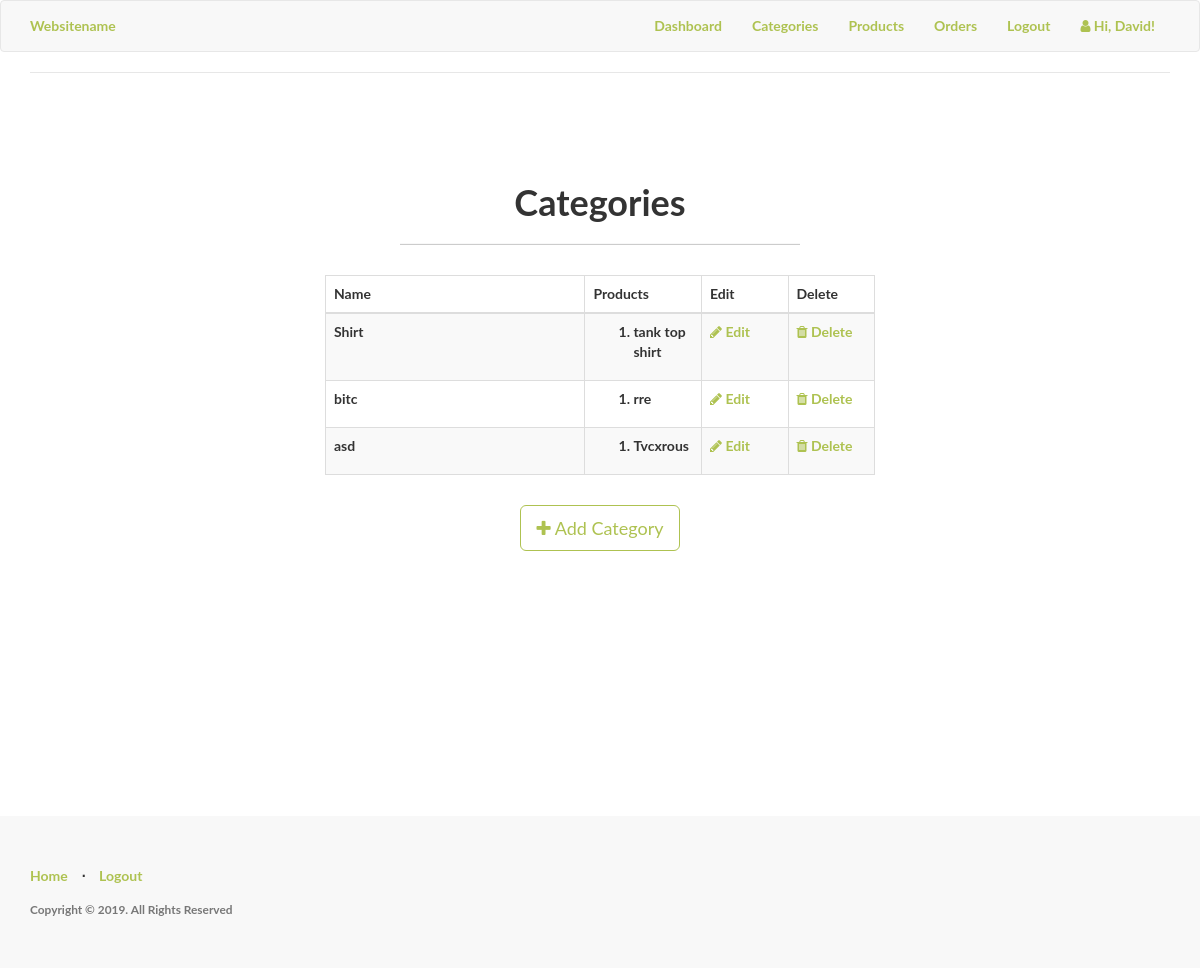
Page /admin/categories (signed in) on the committed database.
### app/models.py (models this page shows, shortened)
class User(UserMixin, db.Model):
	__tablename__="user"
	id = db.Column(db.Integer, primary_key=True)
	firstname = db.Column(db.String(24), index=True)
	lastname = db.Column(db.String(24), index=True)
	email = db.Column(db.String(50), index=True, unique=True)
	password_hash = db.Column(db.String)
	phonenumber = db.Column(db.String(18), index=True, unique=True)
	is_admin = db.Column(db.Boolean, default = False)
	order = db.relationship('Order', backref='my_orders')
	kart = db.relationship('Kart', uselist=False, backref='user_kart')
	shipping_info = db.relationship('ShippingInfo', backref='role',lazy='dynamic')

class Categories(db.Model):
	id = db.Column(db.Integer, primary_key=True)
	category_name  = db.Column(db.String(20), index = True)
	product = db.relationship('Products', backref='products_categories')

class Products(db.Model):
	__tablename__ = 'product'
	id = db.Column(db.Integer, primary_key=True)
	product_name = db.Column(db.String(100), index=True)
	product_price = db.Column(db.Integer, index=True)
	product_image = db.Column(db.String(120),index=True)
	product_description = db.Column(db.String(200), index=True)
	product_stock = db.Column(db.Integer, index = True)
	categories_id = db.Column(db.Integer, db.ForeignKey('categories.id'))
	kart_id = db.Column(db.Integer, db.ForeignKey('kart.id'))
	variation = db.relationship('ProductVariations', backref='product_variation')
	'''
		foreign key for product.id
		test this weda its one order several products or several orders, serveral products
		using many to many for now
		#many many rel with order
	'''
	order = db.relationship("Order", secondary = association_table)

### app/admin/routes.py (the view)
@admin.route('/categories', methods = ['GET','POST'])
@login_required
def list_categories():
	check_admin()
	categories = Categories.query.all()
	return render_template('admin/categories/categories.html', title = "Product Categories",
		categories = categories)

### app/admin/routes.py (called while the page is built)
def check_admin():
	if not current_user.is_admin:
		abort(403)

### app/models.py (called while the page is built)
@login_manager.user_loader
def load_user(id):
    return User.query.get(int(id))

### app/templates/admin/categories/categories.html (shortened to what this page needs)
{% import "bootstrap/utils.html" as utils %}
{% extends "header.html" %}
{% block body %}
<div class="content-section">
  <div class="outer">
    <div class="middle">
      <div class="inner">
        <br/>
        <br/>
        <h1 style="text-align:center;">Categories</h1>
        {% if categories %}
          <hr class="intro-divider">
          <div class="center">
            <table class="table table-striped table-bordered">
              <thead>
                <tr>
                  <th width="45%"> Name </th>
                  <th width="15%"> Products</th>
                  <th width="15%"> Edit </th>
                  <th width="15%"> Delete </th>
                </tr>
              </thead>
              <tbody>
              {% for category in categories %}
                <tr>
                  <td> {{ category.category_name }} </td>
                    {% if category.product == [] %}
                    <td>
                      0
                    </td>
                    {% else %}
                  <td>
                      <ol>
                        {% for name in category.product %}
                          <li>
                            {{ name.product_name }}
                          </li>
                          {% endfor %}
                        </ol>
                  </td>
                  {% endif %}
                  <td>
                    <a href="{{ url_for('admin.edit_category', id=category.id) }}">
                      <i class="fa fa-pencil"></i> Edit
                    </a>
                  </td>
                  <td>
                    <a href="{{ url_for('admin.delete_category', id=category.id) }}">
                      <i class="fa fa-trash"></i> Delete
                    </a>
                  </td>
                </tr>
              {% endfor %}
              </tbody>
            </table>
          </div>
          <div style="text-align: center">
        {% else %}
          <div style="text-align: center">
            <h3> No categories have been added. </h3>
            <hr class="intro-divider">
        {% endif %}
          <a href="{{ url_for('admin.add_category') }}" class="btn btn-default btn-lg">
            <i class="fa fa-plus"></i>
            Add Category
          </a>
        </div>
      </div>
    </div>
  </div>
</div>
{% endblock %}

### app/templates/header.html (shortened to what this page needs)
<!DOCTYPE html>
<html lang="en">
<head>
    <link href="https://maxcdn.bootstrapcdn.com/bootstrap/3.3.7/css/bootstrap.min.css" rel="stylesheet">
	<link href="https://maxcdn.bootstrapcdn.com/font-awesome/4.7.0/css/font-awesome.min.css" rel="stylesheet">
    <link href="{{ url_for('static', filename='css/style.css') }}" rel="stylesheet">
</head>
<body>
<header>
    <nav class="navbar navbar-default navbar topnav" role="navigation">
        <div class="container topnav">
          <div class="navbar-header">
              <a class="navbar-brand topnav" href="{{ url_for('home.homepage') }}">Websitename</a>
          </div>
          <div class="collapse navbar-collapse" id="bs-example-navbar-collapse-1">
            <ul class="nav navbar-nav navbar-right">
                {% if current_user.is_authenticated %}
                  {% if current_user.is_admin %}
                    <li><a href="{{ url_for('home.admin_dashboard') }}">Dashboard</a></li>
                    <li><a href="{{ url_for('admin.list_categories') }}">Categories</a></li>
                    <li><a href="{{ url_for('admin.list_products') }}">Products</a></li>
                    <li><a href="#">Orders</a></li>
                  {% else %}
                    <li><a href="{{ url_for('users.cart') }}">Cart</a></li>
                  {% endif %}
                  <li><a href="{{ url_for('auth.logout') }}">Logout</a></li>
                  <li><a><i class="fa fa-user"></i>  Hi, {{ current_user.firstname }}!</a></li>
                {% else %}
                  <li><a href="{{ url_for('home.homepage') }}">Home</a></li>
                  <li><a href="{{ url_for('auth.register') }}">Register</a></li>
                  <li><a href="{{ url_for('auth.login') }}">Login</a></li>
                  <li><a href="{{ url_for('users.cart') }}">Cart</a></li>
                {% endif %}
            </ul>
          </div>
        </div>
    </nav>
</header>
    <div class="wrapper container">
      {% block body %}
      {% endblock %}
      <div class="push"></div>
    </div>
    <footer>
        <div class="container">
            <div class="row">
                <div class="col-lg-12">
                    <ul class="list-inline">
					    <li><a href="{{ url_for('home.homepage') }}">Home</a></li>
					    <li class="footer-menu-divider">⋅</li>
					    {% if current_user.is_authenticated %}
					      <li><a href="{{ url_for('auth.logout') }}">Logout</a></li>
					    {% else %}
					      <li><a href="{{ url_for('auth.register') }}">Register</a></li>
					      <li class="footer-menu-divider">⋅</li>
					      <li><a href="{{ url_for('auth.login') }}">Login</a></li>
					    {% endif %}
					</ul>
                    <p class="copyright text-muted small">Copyright © 2019. All Rights Reserved</p>
                </div>
            </div>
        </div>
    </footer>
</body>
</html>

### app/static/css/style.css (style rules this page uses)
body, html { width: 100%; height: 100%; }
body, h1, h2, h3 { font-family: "Lato", "Helvetica Neue", Helvetica, Arial, sans-serif; font-weight: 700; }
a, .navbar-default .navbar-brand, .navbar-default .navbar-nav>li>a { color: #aec251; }
footer { padding: 50px 0; background-color: #f8f8f8; }
p.copyright { margin: 15px 0 0; }
.btn-default { border-color: #aec251; color: #aec251; }
.center { margin: auto; width: 50%; padding: 10px; }
.content-section { padding: 50px 0; border-top: 1px solid #e7e7e7; }
.footer, .push { clear: both; height: 4em; }
.intro-divider { width: 400px; border-top: 1px solid #f8f8f8; border-bottom: 1px solid rgba(0,0,0,0.2); }
.topnav { font-size: 14px; }
.wrapper { min-height: 100%; height: auto !important; height: 100%; margin: 0 auto -4em; }
.outer { display: table; height: 70%; width: 100%; }
.middle { display: table-cell; vertical-align: middle; }
.inner { margin-left: auto; margin-right: auto; }

### rows in the picture
User: firstname "David"
Categories: category_name "Shirt"
Products: product_name "tank top shirt"
Categories: category_name "bitc"
Products: product_name "rre"
Categories: category_name "asd"
Products: product_name "Tvcxrous"
